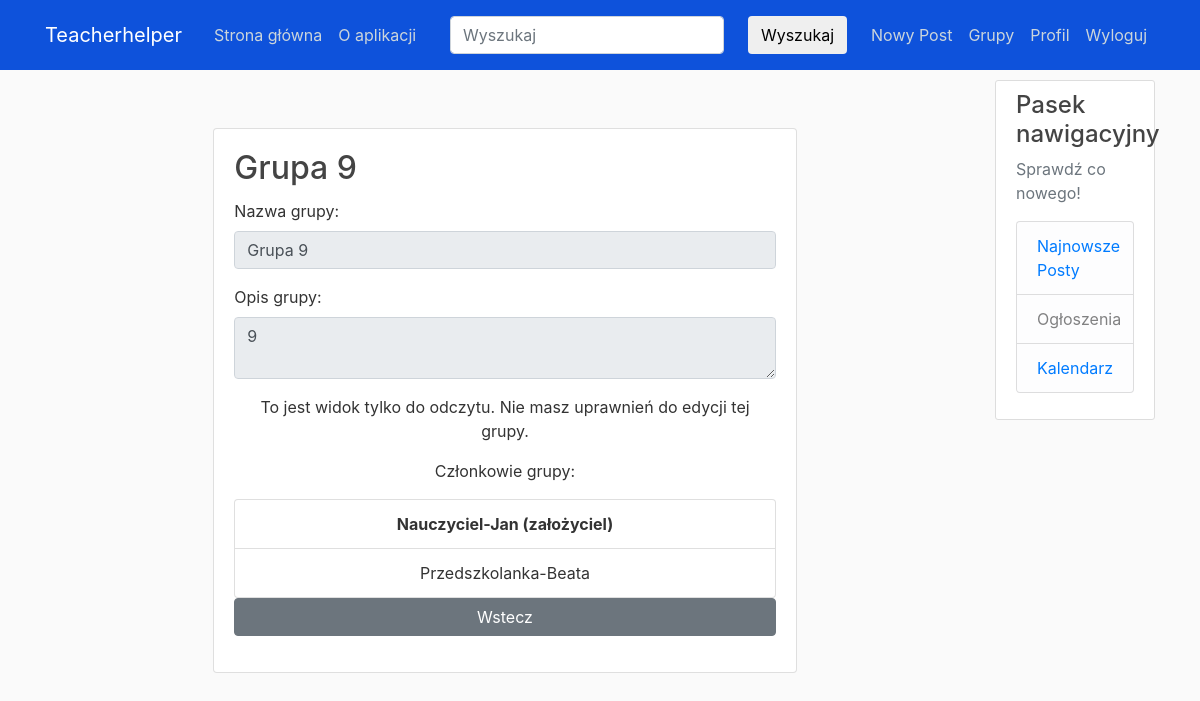
Page /groups/11/ (signed in) on the committed database.
### users/models.py (models this page shows, shortened)
class Group(models.Model):
    name = models.CharField(max_length=100, unique=True)
    description = models.TextField(blank=True)
    members = models.ManyToManyField(User, related_name='custom_groups')  # Zmiana related_name
    owner = models.ForeignKey(User, on_delete=models.CASCADE, related_name='owned_groups')

### users/views.py (the view, shortened to what this page needs)
# urls.py: path('groups/<int:group_id>/', user_views.group_detail, name='group_detail'),
@login_required
def group_detail(request, group_id):
    group = get_object_or_404(Group, id=group_id)
    is_owner = group.owner == request.user
    if not is_owner and not group.members.filter(id=request.user.id).exists():
        return HttpResponseForbidden("You are not a member of this group.")
    form = None
    return render(request, 'users/group_detail.html', {'group': group, 'is_owner': is_owner, 'form': form})

### users/templates/users/group_detail.html (shortened to what this page needs)
{% extends "blog/base.html" %}
{% block content %}
    <div class="container mt-5">
        <div class="row justify-content-center">
            <div class="col-md-8">
                <div class="card">
                    <div class="card-body">
                        <h2 class="card-title">{{ group.name }}</h2>
                        <form method="post">
                            <div class="form-group">
                                <label for="id_name">Nazwa grupy:</label>
                                <input type="text" class="form-control" id="id_name" name="name" value="{{ group.name }}" {% if not is_owner %} readonly {% endif %}>
                            </div>
                            <div class="form-group">
                                <label for="id_description">Opis grupy:</label>
                                <textarea class="form-control" id="id_description" name="description" {% if not is_owner %} readonly {% endif %}>{{ group.description }}</textarea>
                            </div>
                            <div class="form-group text-center">
                                {% if is_owner %}
                                    <div class="row">
                                        <div class="col">
                                            <button type="submit" class="btn btn-success btn-block">Zapisz zmiany</button>
                                        </div>
                                        <div class="col">
                                            <a href="{% url 'delete_group' group.id %}" class="btn btn-danger btn-block">Usuń grupę</a>
                                        </div>
                                    </div>
                                    <div class="row mt-3">
                                        <div class="col">
                                            <a href="{% url 'manage_group_users' group.id %}" class="btn btn-primary btn-block">Zarządzaj</a>
                                        </div>
                                        <div class="col">
                                            <a class="btn btn-secondary btn-block" href="{% url 'group_list' %}">Wstecz</a>
                                        </div>
                                    </div>
                                {% else %}
                                    <p class="card-text">To jest widok tylko do odczytu. Nie masz uprawnień do edycji tej grupy.</p>
                                    <p class="card-text">Członkowie grupy:</p>
                                    <ul class="list-group">
                                        <li class="list-group-item font-weight-bold">{{ group.owner.username }} (założyciel)</li>
                                        {% for member in group.members.all %}
                                            <li class="list-group-item">{{ member.username }}</li>
                                        {% endfor %}
                                    </ul>
                                    <a class="btn btn-secondary btn-block" href="{% url 'group_list' %}">Wstecz</a>
                                {% endif %}
                            </div>
                        </form>
                    </div>
                </div>
            </div>
        </div>
    </div>
{% endblock %}

### blog/static/blog/main.css (style rules this page uses)
body { background: #fafafa; color: #333333; margin-top: 5rem; }
h1, h2, h3, h4, h5, h6 { color: #444444; }
ul { margin: 0; }

### rows in the picture
Group: name "Grupa 9", description "9", owner.username "Nauczyciel-Jan"

### other values in the picture
{{ member.username }} "Przedszkolanka-Beata"
